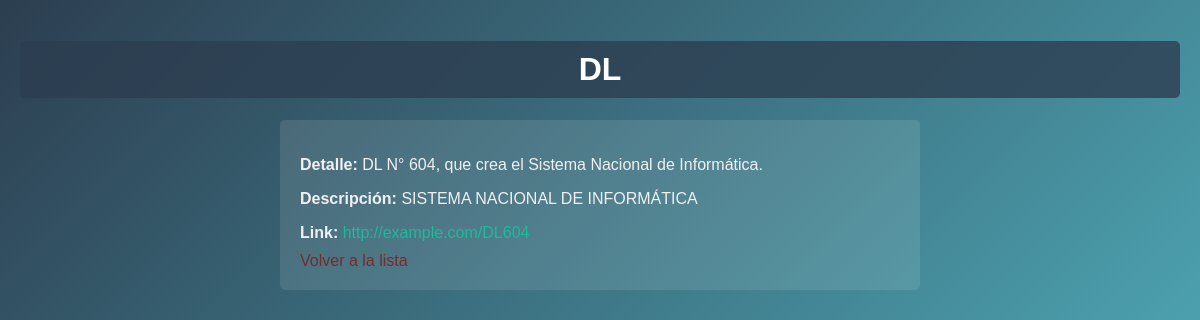
Page /normativas/4/ on the committed database.
### miApp/models.py (models this page shows, shortened)
class Normativa(models.Model):
    tipo = models.CharField(max_length=100)
    detalle = models.CharField(max_length=200)
    descripcion = models.TextField()
    link = models.URLField()

### miApp/views.py (the view)
# urls.py: path('<int:pk>/', NormativaDetailView.as_view(), name='normativa_detail'),
class NormativaDetailView(DetailView):
    model = Normativa
    template_name = 'normativa_detail.html'

### miApp/templates/normativa_detail.html (shortened to what this page needs)
<!DOCTYPE html>
<html>
<head>
    {% load static %}
    <link rel="stylesheet" href="{% static 'css/styles.css' %}">
</head>
<body>
    <h1>{{ object.tipo }}</h1>
    <div class="content">
        <p><strong>Detalle:</strong> {{ object.detalle }}</p>
        <p><strong>Descripción:</strong> {{ object.descripcion }}</p>
        <p><strong>Link:</strong> <a href="{{ object.link }}">{{ object.link }}</a></p>
        <a class="a_cancelar" href="{% url 'normativa_list' %}">Volver a la lista</a>
    </div>
</body>
</html>

### miApp/static/css/styles.css (style rules this page uses)
body { font-family: Arial, sans-serif; background: linear-gradient(135deg, #2c3e50 0%, #4ca1af 100%); margin: 0; padding: 20px; color: #f0f0f0; }
h1 { color: #ffffff; text-align: center; background-color: rgba(44, 62, 80, 0.8); padding: 10px; border-radius: 5px; }
a { text-decoration: none; color: #1abc9c; }
.content { max-width: 600px; margin: 20px auto; padding: 20px; background-color: rgba(255, 255, 255, 0.1); border-radius: 5px; }
.content p { margin-bottom: 10px; }
.a_cancelar { color: rgb(116, 44, 44); text-decoration: none; transition: color 0.3s; }

### rows in the picture
Normativa: tipo "DL", detalle "DL N° 604, que crea el Sistema Nacional de Informática.", descripcion "SISTEMA NACIONAL DE INFORMÁTICA", link "http://example.com/DL604"
